Frame 1 (no input): blank canvas, image omitted
Frame 60 (no input): blank canvas, image omitted
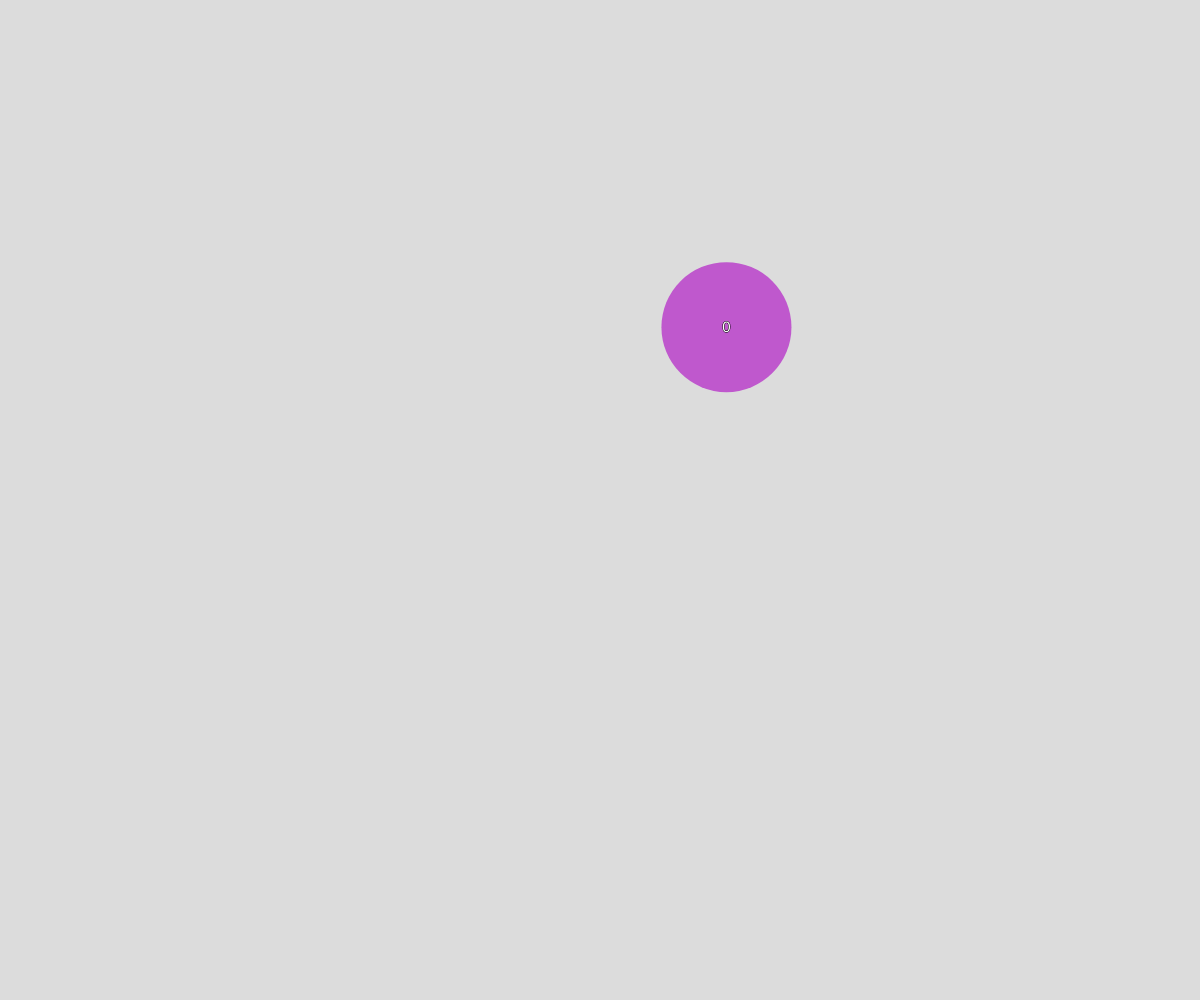
Frame 120 (the mouse pressed at the canvas centre since frame 60)

The p5.js sketch whose frames 1 and 60 were blank and that drew this single picture after the mouse press (run headless with seeded random() and noise() and a simulated clock; from frame 60 on, the mouse is pressed at the canvas centre):

// p5.js sketch
// ── sketch.js
// Object Notation
// Jeffrey Hamilton
// 28/Mar/2024

let ballArray = [];
let showBallText = true;
let chaosMode = false;
let ballDecayMode = false;
let physicsMode = true;

function setup() {
  createCanvas(windowWidth, windowHeight);
  noStroke();
  strokeWeight(1);
  textAlign(CENTER);
  textSize(15);
}

function mousePressed() {
  spawnBall(mouseX,mouseY);
}

function spawnBall(initialX,initialY) {
  let ball = {
    x: initialX,
    y: initialY,
    diameter: 130,
    xSpeed: random(-5,5),
    ySpeed: random(-5,5),
    colour: [random(0,255),random(0,255),random(0,255)],
    bounces: 0,
    ballLife: round(random(5,20)), // Number of bounces the ball will reach before being discarded.
    cooldown: 100, // Number of frames before ball can duplicate on contact with a wall in Chaos Mode.
  };
  ballArray.push(ball);
}

function collisions(j) { // Doesn't work very well, but working now.
  let bCurr = ballArray[j];
  let diameter = bCurr.diameter;
  for(i=0; i<ballArray.length; i++) {
    if(i!=j) {
      let b = ballArray[i];
      let xBounds = (bCurr.x-(diameter/2) <= b.x+(diameter/2) && bCurr.x+(diameter/2.5) >= b.x-(diameter/2.5));
      let yBounds = (bCurr.y-(diameter/2) <= b.y+(diameter/2) && bCurr.y+(diameter/2.5) >= b.y-(diameter/2.5)); 
      if(xBounds&&yBounds) {
        let currentXSpeed = bCurr.xSpeed;
        let currentYSpeed = bCurr.ySpeed;
        bCurr.xSpeed = b.xSpeed;
        bCurr.ySpeed = b.ySpeed;
        b.xSpeed = currentXSpeed;
        b.ySpeed = currentYSpeed;

        b.bounces++;
        bCurr.bounces++;
      }
    }
  }
}



function draw() {
  background(220);
  for(let i=0; i<ballArray.length; i++) {
    let b=ballArray[i];

    if(b.x < 0 || b.x > width) {
      b.xSpeed *= -1; // Inverts speed to switch direction.
      b.bounces++; // Increases bounce variable to keep track of when the ball should be discarded.

      if(chaosMode&&b.cooldown===0) { // You can see where this is going...
        b.cooldown = 100;
        spawnBall(b.x+b.xSpeed,b.y);
      }
    }
    if(b.y < 0 || b.y > height) {
      b.ySpeed *= -1; // Inverts speed to switch direction.
      b.bounces++; // Increases bounce variable to keep track of when the ball should be discarded.

      if(chaosMode&&b.cooldown===0) { // You can see where this is going...
        b.cooldown = 100;
        spawnBall(b.x,b.y+b.ySpeed);
      }
    }

    if(physicsMode) {collisions(i);}

    if(chaosMode&&b.cooldown>0) {
      b.cooldown--;
    }

    if((b.bounces>=b.ballLife)&&ballDecayMode===true) {
      ballArray.splice(i,1); // Removes the current ball.
      i--; // Next ball in ballArray becomes current i value, so i-- to repeat the current i to not skip next ball.
    } else {
      fill(b.colour);
      noStroke();
      circle(b.x,b.y,b.diameter);

      if(showBallText) { // Displays bounces on ball if showBallText is true.
        stroke(0);
        fill(255);
        if(chaosMode) {
          text(b.cooldown,b.x,b.y+5); // Draws the cooldown used for Chaos Mode on the ball.
        } else if(ballDecayMode===true) {
          text((b.bounces + "/" + b.ballLife),b.x,b.y+5); // Draws the bounces/ballLife on the ball.
        } else {
          text(b.bounces,b.x,b.y+5)
        }
      }

      b.x+=b.xSpeed;
      b.y+=b.ySpeed;
    }
  }
}
